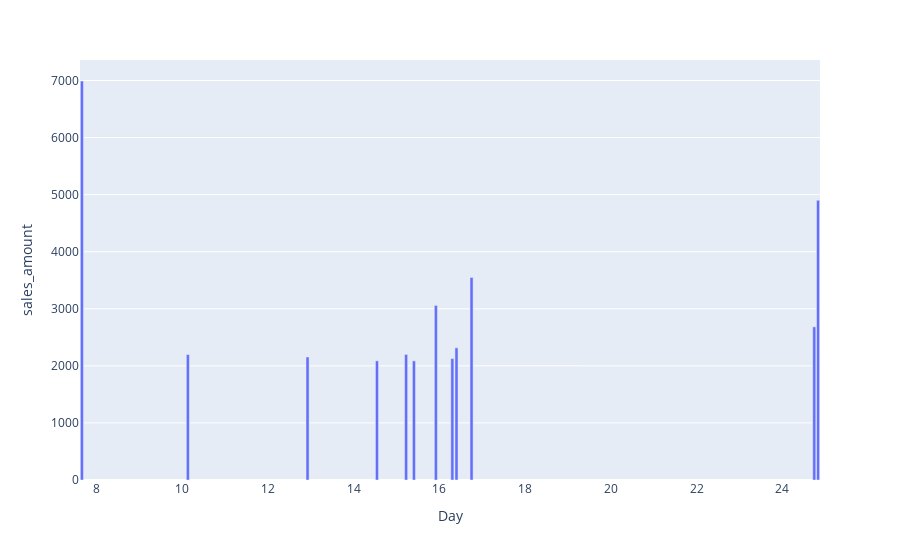

Notebook code for this chart:
### Code cell
fig = px.bar(month, x="Day",y="sales_amount")
fig.show()

### Figure 1 — Plotly figure (JSON) as saved in the notebook; plotly's stock layout.template omitted (floating-point values rounded to 4 significant figures)
{"data": [{"alignmentgroup": "True", "hovertemplate": "Day=%{x}<br>sales_amount=%{y}<extra></extra>", "legendgroup": "", "marker": {"color": "#636efa", "pattern": {"shape": ""}}, "name": "", "offsetgroup": "", "orientation": "v", "showlegend": false, "textposition": "auto", "type": "bar", "x": [16.3, 14.55, 15.23, 12.93, 16.75, 15.92, 10.14, 7.667, 24.83, 24.74, 16.4, 15.41], "xaxis": "x", "y": [2128.0, 2088.0, 2200.0, 2155.0, 3549.0, 3059.0, 2198.0, 6991.0, 4901.0, 2684.0, 2316.0, 2088.0], "yaxis": "y"}], "layout": {"barmode": "relative", "legend": {"tracegroupgap": 0}, "margin": {"t": 60}, "xaxis": {"anchor": "y", "domain": [0, 1], "title": {"text": "Day"}}, "yaxis": {"anchor": "x", "domain": [0, 1], "title": {"text": "sales_amount"}}}}
